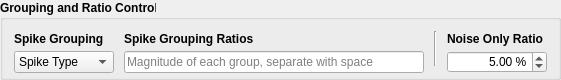
           <widget class="QGroupBox" name="setRateBox">
            <property name="minimumSize">
             <size>
              <width>559</width>
              <height>80</height>
             </size>
            </property>
            <property name="maximumSize">
             <size>
              <width>16777215</width>
              <height>80</height>
             </size>
            </property>
            <property name="font">
             <font>
              <bold>true</bold>
             </font>
            </property>
            <property name="title">
             <string>Grouping and Ratio Control</string>
            </property>
            <layout class="QHBoxLayout" name="setRateBoxLayout">
             <property name="spacing">
              <number>10</number>
             </property>
             <item>
              <layout class="QVBoxLayout" name="spkGrpMthdLayout">
               <property name="spacing">
                <number>4</number>
               </property>
               <item>
                <widget class="QLabel" name="spkGrpMthdLabel">
                 <property name="minimumSize">
                  <size>
                   <width>100</width>
                   <height>16</height>
                  </size>
                 </property>
                 <property name="maximumSize">
                  <size>
                   <width>16777215</width>
                   <height>16</height>
                  </size>
                 </property>
                 <property name="font">
                  <font>
                   <bold>true</bold>
                  </font>
                 </property>
                 <property name="text">
                  <string>Spike Grouping</string>
                 </property>
                </widget>
               </item>
               <item>
                <widget class="QComboBox" name="spkGrpMthd">
                 <property name="minimumSize">
                  <size>
                   <width>100</width>
                   <height>22</height>
                  </size>
                 </property>
                 <property name="maximumSize">
                  <size>
                   <width>16777215</width>
                   <height>22</height>
                  </size>
                 </property>
                 <property name="font">
                  <font>
                   <bold>false</bold>
                  </font>
                 </property>
                 <property name="currentIndex">
                  <number>2</number>
                 </property>
                 <item>
                  <property name="text">
                   <string>No Grouping</string>
                  </property>
                 </item>
                 <item>
                  <property name="text">
                   <string>Cell Type</string>
                  </property>
                 </item>
                 <item>
                  <property name="text">
                   <string>Spike Type</string>
                  </property>
                 </item>
                </widget>
               </item>
              </layout>
             </item>
             <item>
              <layout class="QVBoxLayout" name="spkGrpRateLayout">
               <property name="spacing">
                <number>4</number>
               </property>
               <item>
                <widget class="QLabel" name="spkGrpRateLabel">
                 <property name="minimumSize">
                  <size>
                   <width>120</width>
                   <height>16</height>
                  </size>
                 </property>
                 <property name="maximumSize">
                  <size>
                   <width>16777215</width>
                   <height>16</height>
                  </size>
                 </property>
                 <property name="font">
                  <font>
                   <bold>true</bold>
                  </font>
                 </property>
                 <property name="text">
                  <string>Spike Grouping Ratios</string>
                 </property>
                </widget>
               </item>
               <item>
                <widget class="QLineEdit" name="spkGrpRate">
                 <property name="minimumSize">
                  <size>
                   <width>300</width>
                   <height>22</height>
                  </size>
                 </property>
                 <property name="maximumSize">
                  <size>
                   <width>16777215</width>
                   <height>22</height>
                  </size>
                 </property>
                 <property name="font">
                  <font>
                   <bold>false</bold>
                  </font>
                 </property>
                 <property name="toolTip">
                  <string>&lt;html&gt;&lt;head/&gt;&lt;body&gt;&lt;p&gt;Occurrence ratio of groups&lt;/p&gt;&lt;p&gt; - The order is associated with the group names alphabetical order&lt;/p&gt;&lt;p&gt; - Suggested to be the same length of group number&lt;/p&gt;&lt;/body&gt;&lt;/html&gt;</string>
                 </property>
                 <property name="placeholderText">
                  <string>Magnitude of each group, separate with space</string>
                 </property>
                </widget>
               </item>
              </layout>
             </item>
             <item>
              <widget class="Line" name="setRateSeparator">
               <property name="orientation">
                <enum>Qt::Orientation::Vertical</enum>
               </property>
              </widget>
             </item>
             <item>
              <layout class="QVBoxLayout" name="noiOlyRateLayout">
               <property name="spacing">
                <number>4</number>
               </property>
               <item>
                <widget class="QLabel" name="noiOnlyRateLabel">
                 <property name="minimumSize">
                  <size>
                   <width>100</width>
                   <height>16</height>
                  </size>
                 </property>
                 <property name="maximumSize">
                  <size>
                   <width>16777215</width>
                   <height>16</height>
                  </size>
                 </property>
                 <property name="font">
                  <font>
                   <bold>true</bold>
                  </font>
                 </property>
                 <property name="text">
                  <string>Noise Only Ratio</string>
                 </property>
                </widget>
               </item>
               <item>
                <widget class="QDoubleSpinBox" name="noiOnlyRate">
                 <property name="minimumSize">
                  <size>
                   <width>100</width>
                   <height>22</height>
                  </size>
                 </property>
                 <property name="maximumSize">
                  <size>
                   <width>16777215</width>
                   <height>22</height>
                  </size>
                 </property>
                 <property name="font">
                  <font>
                   <bold>false</bold>
                  </font>
                 </property>
                 <property name="alignment">
                  <set>Qt::AlignmentFlag::AlignRight|Qt::AlignmentFlag::AlignTrailing|Qt::AlignmentFlag::AlignVCenter</set>
                 </property>
                 <property name="suffix">
                  <string> %</string>
                 </property>
                 <property name="minimum">
                  <double>0.000000000000000</double>
                 </property>
                 <property name="maximum">
                  <double>100.000000000000000</double>
                 </property>
                 <property name="singleStep">
                  <double>5.000000000000000</double>
                 </property>
                 <property name="value">
                  <double>5.000000000000000</double>
                 </property>
                </widget>
               </item>
              </layout>
             </item>
            </layout>
           </widget>
